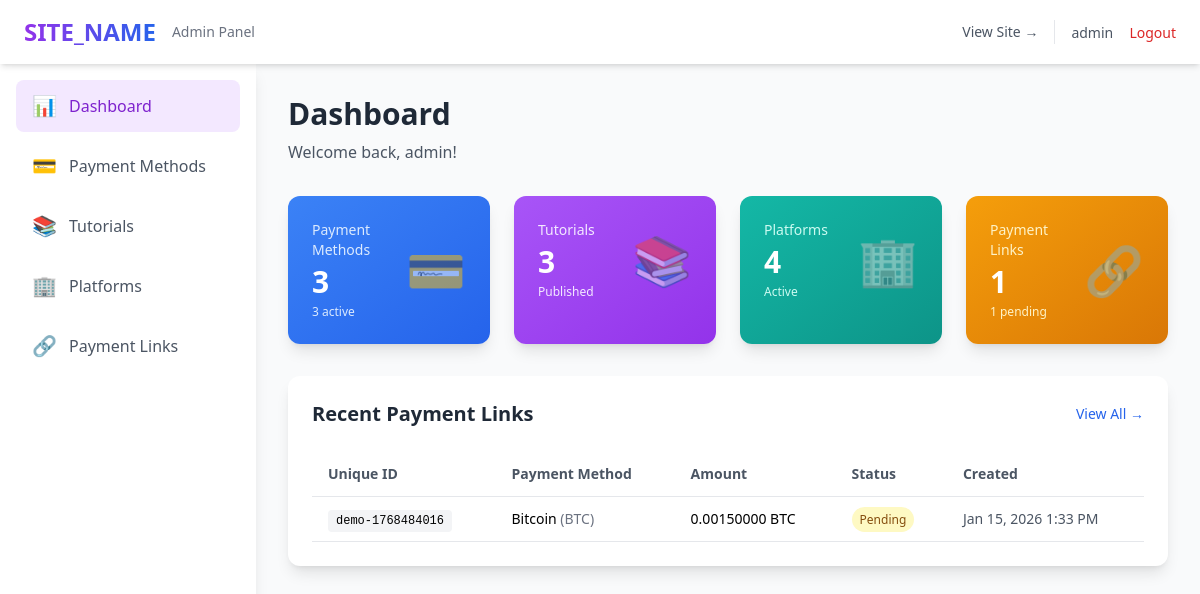
Page /admin/dashboard.php (signed in) on the committed database.
### tables this page shows
CREATE TABLE IF NOT EXISTS payment_links (
    id INT AUTO_INCREMENT PRIMARY KEY,
    unique_id VARCHAR(50) NOT NULL UNIQUE,
    payment_method_id INT NOT NULL,
    amount DECIMAL(18,8) NOT NULL,
    currency VARCHAR(20) NOT NULL,
    recipient_email VARCHAR(100) DEFAULT NULL,
    status ENUM('pending', 'completed', 'expired') DEFAULT 'pending',
    expires_at TIMESTAMP NULL,
    created_at TIMESTAMP DEFAULT CURRENT_TIMESTAMP,
    updated_at TIMESTAMP DEFAULT CURRENT_TIMESTAMP ON UPDATE CURRENT_TIMESTAMP,
    FOREIGN KEY (payment_method_id) REFERENCES payment_methods(id) ON DELETE CASCADE,
    INDEX idx_unique_id (unique_id),
    INDEX idx_status (status),
    INDEX idx_payment_method_id (payment_method_id)
);

CREATE TABLE IF NOT EXISTS payment_methods (
    id INT AUTO_INCREMENT PRIMARY KEY,
    name VARCHAR(100) NOT NULL,
    symbol VARCHAR(20) NOT NULL,
    logo_path VARCHAR(255) DEFAULT NULL,
    wallet_address VARCHAR(255) NOT NULL,
    qr_code_path VARCHAR(255) DEFAULT NULL,
    networks TEXT,
    description TEXT,
    display_order INT DEFAULT 0,
    is_active TINYINT(1) DEFAULT 1,
    created_at TIMESTAMP DEFAULT CURRENT_TIMESTAMP,
    updated_at TIMESTAMP DEFAULT CURRENT_TIMESTAMP ON UPDATE CURRENT_TIMESTAMP,
    INDEX idx_is_active (is_active),
    INDEX idx_display_order (display_order)
);

### includes/functions.php (called while the page is built, shortened)
<?php
function e($string) {
    return htmlspecialchars($string, ENT_QUOTES, 'UTF-8');
}
function format_datetime($datetime, $format = 'M d, Y g:i A') {
    return date($format, strtotime($datetime));
}

### admin/dashboard.php (the view, shortened to what this page needs)
<?php
require_once __DIR__ . '/../includes/db.php';
require_once __DIR__ . '/../includes/functions.php';
try {
    $stmt = $pdo->query("SELECT COUNT(*) as count FROM payment_methods WHERE is_active = 1");
    $active_payment_methods = $stmt->fetch()['count'];
    $stmt = $pdo->query("SELECT COUNT(*) as count FROM payment_methods");
    $total_payment_methods = $stmt->fetch()['count'];
    $stmt = $pdo->query("SELECT COUNT(*) as count FROM tutorials WHERE is_published = 1");
    $published_tutorials = $stmt->fetch()['count'];
    $stmt = $pdo->query("SELECT COUNT(*) as count FROM platforms WHERE is_active = 1");
    $active_platforms = $stmt->fetch()['count'];
    $stmt = $pdo->query("SELECT COUNT(*) as count FROM payment_links");
    $total_payment_links = $stmt->fetch()['count'];
    $stmt = $pdo->query("SELECT COUNT(*) as count FROM payment_links WHERE status = 'pending'");
    $pending_payment_links = $stmt->fetch()['count'];
    $stmt = $pdo->query("
        SELECT pl.*, pm.name as payment_method_name, pm.symbol
        FROM payment_links pl
        LEFT JOIN payment_methods pm ON pl.payment_method_id = pm.id
        ORDER BY pl.created_at DESC
        LIMIT 5
    ");
    $recent_payment_links = $stmt->fetchAll();
} catch (PDOException $e) {
    error_log("Dashboard error: " . $e->getMessage());
    $error = "Error loading dashboard data.";
}
?>
<!DOCTYPE html>
<html lang="en">
<head>
    <script src="https://cdn.tailwindcss.com"></script>
</head>
<body class="bg-gray-50">
    <?php include __DIR__ . '/includes/nav.php'; ?>
    <div class="flex">
        <?php include __DIR__ . '/includes/sidebar.php'; ?>
        <main class="flex-1 p-8">
            <div class="mb-8">
                <h1 class="text-3xl font-bold text-gray-800">Dashboard</h1>
                <p class="text-gray-600 mt-2">Welcome back, <?= e($_SESSION['admin_username']) ?>!</p>
            </div>
            <div class="grid grid-cols-1 md:grid-cols-2 lg:grid-cols-4 gap-6 mb-8">
                <div class="bg-gradient-to-br from-blue-500 to-blue-600 rounded-xl shadow-lg p-6 text-white transform hover:scale-105 transition duration-300">
                    <div class="flex items-center justify-between">
                        <div>
                            <p class="text-blue-100 text-sm mb-1">Payment Methods</p>
                            <p class="text-3xl font-bold"><?= $total_payment_methods ?></p>
                            <p class="text-blue-100 text-xs mt-1"><?= $active_payment_methods ?> active</p>
                        </div>
                        <div class="text-blue-200 text-5xl opacity-50">💳</div>
                    </div>
                </div>
                <div class="bg-gradient-to-br from-purple-500 to-purple-600 rounded-xl shadow-lg p-6 text-white transform hover:scale-105 transition duration-300">
                    <div class="flex items-center justify-between">
                        <div>
                            <p class="text-purple-100 text-sm mb-1">Tutorials</p>
                            <p class="text-3xl font-bold"><?= $published_tutorials ?></p>
                            <p class="text-purple-100 text-xs mt-1">Published</p>
                        </div>
                        <div class="text-purple-200 text-5xl opacity-50">📚</div>
                    </div>
                </div>
                <div class="bg-gradient-to-br from-teal-500 to-teal-600 rounded-xl shadow-lg p-6 text-white transform hover:scale-105 transition duration-300">
                    <div class="flex items-center justify-between">
                        <div>
                            <p class="text-teal-100 text-sm mb-1">Platforms</p>
                            <p class="text-3xl font-bold"><?= $active_platforms ?></p>
                            <p class="text-teal-100 text-xs mt-1">Active</p>
                        </div>
                        <div class="text-teal-200 text-5xl opacity-50">🏢</div>
                    </div>
                </div>
                <div class="bg-gradient-to-br from-amber-500 to-amber-600 rounded-xl shadow-lg p-6 text-white transform hover:scale-105 transition duration-300">
                    <div class="flex items-center justify-between">
                        <div>
                            <p class="text-amber-100 text-sm mb-1">Payment Links</p>
                            <p class="text-3xl font-bold"><?= $total_payment_links ?></p>
                            <p class="text-amber-100 text-xs mt-1"><?= $pending_payment_links ?> pending</p>
                        </div>
                        <div class="text-amber-200 text-5xl opacity-50">🔗</div>
                    </div>
                </div>
            </div>
            <div class="bg-white rounded-xl shadow-lg p-6">
                <div class="flex items-center justify-between mb-6">
                    <h2 class="text-xl font-bold text-gray-800">Recent Payment Links</h2>
                    <a href="/admin/payment-links/index.php" class="text-blue-600 hover:text-blue-700 text-sm font-medium">View All →</a>
                </div>
                <?php if (empty($recent_payment_links)): ?>
                    <p class="text-gray-500 text-center py-8">No payment links created yet.</p>
                <?php else: ?>
                    <div class="overflow-x-auto">
                        <table class="w-full">
                            <thead>
                                <tr class="border-b">
                                    <th class="text-left py-3 px-4 text-sm font-semibold text-gray-600">Unique ID</th>
                                    <th class="text-left py-3 px-4 text-sm font-semibold text-gray-600">Payment Method</th>
                                    <th class="text-left py-3 px-4 text-sm font-semibold text-gray-600">Amount</th>
                                    <th class="text-left py-3 px-4 text-sm font-semibold text-gray-600">Status</th>
                                    <th class="text-left py-3 px-4 text-sm font-semibold text-gray-600">Created</th>
                                </tr>
                            </thead>
                            <tbody>
                                <?php foreach ($recent_payment_links as $link): ?>
                                    <tr class="border-b hover:bg-gray-50 transition">
                                        <td class="py-3 px-4 text-sm">
                                            <code class="bg-gray-100 px-2 py-1 rounded text-xs"><?= e($link['unique_id']) ?></code>
                                        </td>
                                        <td class="py-3 px-4 text-sm">
                                            <span class="font-medium"><?= e($link['payment_method_name']) ?></span>
                                            <span class="text-gray-500">(<?= e($link['symbol']) ?>)</span>
                                        </td>
                                        <td class="py-3 px-4 text-sm font-medium">
                                            <?= e($link['amount']) ?> <?= e($link['currency']) ?>
                                        </td>
                                        <td class="py-3 px-4 text-sm">
                                            <?php
                                            $status_classes = [
                                                'pending' => 'bg-yellow-100 text-yellow-800',
                                                'completed' => 'bg-green-100 text-green-800',
                                                'expired' => 'bg-red-100 text-red-800'
                                            ];
                                            $class = $status_classes[$link['status']] ?? 'bg-gray-100 text-gray-800';
                                            ?>
                                            <span class="<?= $class ?> px-2 py-1 rounded-full text-xs font-medium">
                                                <?= ucfirst(e($link['status'])) ?>
                                            </span>
                                        </td>
                                        <td class="py-3 px-4 text-sm text-gray-600">
                                            <?= format_datetime($link['created_at']) ?>
                                        </td>
                                    </tr>
                                <?php endforeach; ?>
                            </tbody>
                        </table>
                    </div>
                <?php endif; ?>
            </div>
        </main>
    </div>
</body>
</html>

### rows in the picture
payment_links: unique "demo-1768484016", payment_method.name "Bitcoin", payment_method.symbol "BTC", amount "0.00150000", currency "BTC", status "Pending", created_at "Jan 15, 2026 1:33 PM"

### other values in the picture
$_SESSION['admin_username'] "admin"
$total_payment_methods "3"
$active_payment_methods "3"
$published_tutorials "3"
$active_platforms "4"
$total_payment_links "1"
$pending_payment_links "1"
